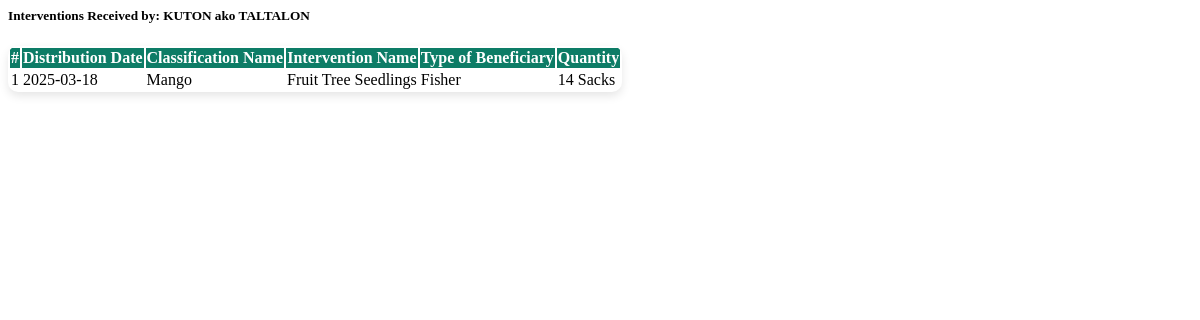
/admin/2InterventionManagement/fetch_intervention_dashboard.php?beneficiary_id=14, run on an earlier commit of the app's database.
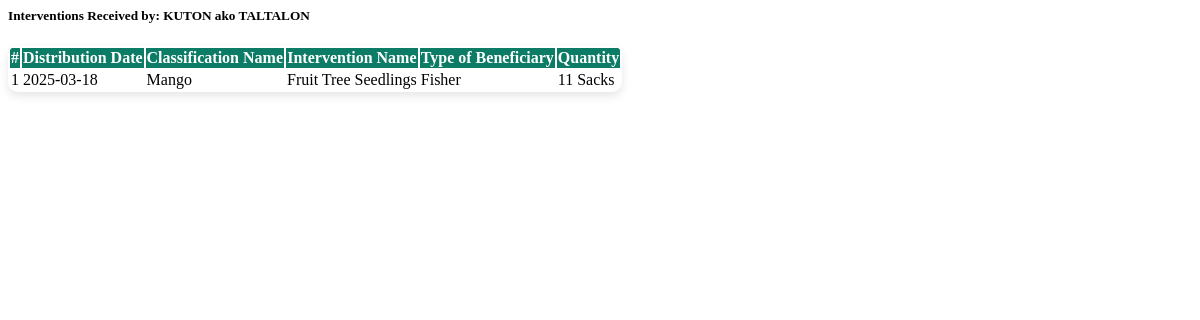
And on a later commit of the database.
### tables this page shows
CREATE TABLE `tbl_distribution` (
  `distribution_id` int(11) NOT NULL,
  `intervention_id` int(11) NOT NULL,
  `beneficiary_id` int(11) NOT NULL,
  `quantity` int(11) NOT NULL,
  `seed_id` int(11) NOT NULL,
  `station_id` int(8) NOT NULL,
  `distribution_date` date NOT NULL,
  `archived_at` timestamp NULL DEFAULT NULL
);

CREATE TABLE `tbl_unit` (
  `unit_id` int(8) NOT NULL,
  `unit_name` varchar(100) NOT NULL,
  `station_id` int(8) NOT NULL,
  `archived_at` timestamp NULL DEFAULT NULL
);

CREATE TABLE `tbl_seed_type` (
  `seed_id` int(8) NOT NULL,
  `seed_name` varchar(100) NOT NULL,
  `int_type_id` int(8) NOT NULL,
  `station_id` int(8) NOT NULL,
  `archived_at` timestamp NULL DEFAULT NULL
);

CREATE TABLE `tbl_intervention_type` (
  `int_type_id` int(8) NOT NULL,
  `intervention_name` varchar(100) NOT NULL,
  `station_id` int(8) NOT NULL,
  `archived_at` timestamp NULL DEFAULT NULL
);

CREATE TABLE `tbl_beneficiary` (
  `beneficiary_id` int(11) NOT NULL,
  `fname` varchar(255) NOT NULL,
  `mname` varchar(255) DEFAULT NULL,
  `lname` varchar(255) NOT NULL,
  `province_name` varchar(255) NOT NULL,
  `municipality_name` varchar(255) NOT NULL,
  `barangay_name` varchar(255) NOT NULL,
  `StreetPurok` varchar(100) NOT NULL,
  `station_id` int(8) NOT NULL,
  `coop_id` int(8) NOT NULL,
  `beneficiary_type` varchar(100) NOT NULL,
  `birthdate` date NOT NULL,
  `Sex` varchar(100) NOT NULL,
  `rsbsa_no` varchar(15) DEFAULT NULL,
  `if_applicable` varchar(100) NOT NULL,
  `contact_no` char(11) NOT NULL,
  `beneficiary_category` varchar(100) NOT NULL
);

### admin/2InterventionManagement/fetch_intervention_dashboard.php (the view, shortened to what this page needs)
<?php
$beneficiary_id = intval($_GET['beneficiary_id']);
$servername = "localhost";
$username = "root";
$password = "";
$dbname = "db_darfo1";
$conn = new mysqli($servername, $username, $password, $dbname);
$beneficiary_query = "SELECT fname, mname, lname, beneficiary_category FROM tbl_beneficiary WHERE beneficiary_id = ?";
$stmt = $conn->prepare($beneficiary_query);
$stmt->bind_param("i", $beneficiary_id);
$stmt->execute();
$beneficiary_result = $stmt->get_result();
$beneficiary = $beneficiary_result->fetch_assoc();
$beneficiary_name = htmlspecialchars(trim($beneficiary['fname'] . ' ' . $beneficiary['mname'] . ' ' . $beneficiary['lname']));
$query = "
  SELECT
    d.distribution_date,
    CONCAT(b.fname, ' ', IFNULL(b.mname, ''), ' ', b.lname) AS beneficiary_name,
    st.seed_name,
    it.intervention_name,
    b.beneficiary_type,
    b.province_name,
    b.municipality_name,
    b.barangay_name,
    d.quantity,
    IF(b.coop_id = 0, 'N/A', c.cooperative_name) AS cooperative_name,
    ii.unit_id,
    u.unit_name
FROM
    tbl_distribution AS d
INNER JOIN
    tbl_beneficiary AS b ON d.beneficiary_id = b.beneficiary_id
INNER JOIN
    tbl_seed_type AS st ON d.seed_id = st.seed_id
INNER JOIN
    tbl_intervention_type AS it ON st.int_type_id = it.int_type_id
INNER JOIN
    tbl_intervention_inventory AS ii ON d.intervention_id = ii.intervention_id
INNER JOIN
    tbl_unit AS u ON ii.unit_id = u.unit_id
LEFT JOIN
    tbl_cooperative AS c ON b.coop_id = c.coop_id
WHERE
    d.beneficiary_id = ?";
$stmt = $conn->prepare($query);
$stmt->bind_param("i", $beneficiary_id);
$stmt->execute();
$interventions_result = $stmt->get_result();
$interventions_data = [];
while ($row = $interventions_result->fetch_assoc()) {
    $interventions_data[] = $row;
}
?>
<h5 style="color: black;">Interventions Received by: <strong><?= $beneficiary_name ?></strong></h5>
<?php if (!empty($interventions_data)): ?>
    <div class="table-responsive">
        <table class="table table-striped table-hover table-bordered text-center align-middle">
            <thead class="thead-dark" style="background-color: #0D7C66; color: white;">
                <tr>
                    <th>#</th>
                    <th>Distribution Date</th>
                    <th>Classification Name</th>
                    <th>Intervention Name</th>
                    <th>Type of Beneficiary</th>
                    <th>Quantity</th>
                </tr>
            </thead>
            <tbody>
                <?php foreach ($interventions_data as $index => $intervention): ?>
                    <tr>
                        <td><?= $index + 1 ?></td>
                        <td><?= htmlspecialchars($intervention['distribution_date']) ?></td>
                        <td><?= htmlspecialchars($intervention['seed_name']) ?></td>
                        <td><?= htmlspecialchars($intervention['intervention_name']) ?></td>
                        <td><?= htmlspecialchars($intervention['beneficiary_type']) ?></td>
                        <td><?= htmlspecialchars($intervention['quantity'] . ' ' . $intervention['unit_name']) ?></td>
                    </tr>
                <?php endforeach; ?>
            </tbody>
        </table>
    </div>
<?php else: ?>
    <p>No interventions found for this beneficiary.</p>
<?php endif; ?>

What changed in the data, as far as the page shows it:
changed tbl_distribution "Mango": quantity.unit_name "14 Sacks" → "11 Sacks"
